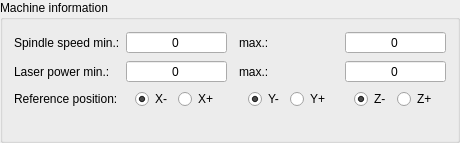
         <widget class="QGroupBox" name="grpGRBL">
          <property name="title">
           <string>Machine information</string>
          </property>
          <layout class="QVBoxLayout" name="verticalLayout_5">
           <item>
            <layout class="QGridLayout" name="gridLayout_2" columnstretch="0,0,0,0,0">
             <item row="1" column="3">
              <widget class="QLabel" name="label_13">
               <property name="text">
                <string>max.:</string>
               </property>
              </widget>
             </item>
             <item row="2" column="3">
              <widget class="QLabel" name="label_35">
               <property name="text">
                <string>max.:</string>
               </property>
              </widget>
             </item>
             <item row="2" column="0">
              <widget class="QLabel" name="label_18">
               <property name="text">
                <string>Laser power min.:</string>
               </property>
              </widget>
             </item>
             <item row="1" column="4">
              <widget class="QSpinBox" name="txtSpindleSpeedMax">
               <property name="font">
                <font>
                 <pointsize>9</pointsize>
                </font>
               </property>
               <property name="alignment">
                <set>Qt::AlignCenter</set>
               </property>
               <property name="buttonSymbols">
                <enum>QAbstractSpinBox::NoButtons</enum>
               </property>
               <property name="maximum">
                <number>99999</number>
               </property>
              </widget>
             </item>
             <item row="2" column="1">
              <widget class="QSpinBox" name="txtLaserPowerMin">
               <property name="font">
                <font>
                 <pointsize>9</pointsize>
                </font>
               </property>
               <property name="alignment">
                <set>Qt::AlignCenter</set>
               </property>
               <property name="buttonSymbols">
                <enum>QAbstractSpinBox::NoButtons</enum>
               </property>
               <property name="maximum">
                <number>99999</number>
               </property>
              </widget>
             </item>
             <item row="1" column="2">
              <spacer name="horizontalSpacer_6">
               <property name="orientation">
                <enum>Qt::Horizontal</enum>
               </property>
               <property name="sizeType">
                <enum>QSizePolicy::Fixed</enum>
               </property>
               <property name="sizeHint" stdset="0">
                <size>
                 <width>6</width>
                 <height>20</height>
                </size>
               </property>
              </spacer>
             </item>
             <item row="1" column="1">
              <widget class="QSpinBox" name="txtSpindleSpeedMin">
               <property name="font">
                <font>
                 <pointsize>9</pointsize>
                </font>
               </property>
               <property name="alignment">
                <set>Qt::AlignCenter</set>
               </property>
               <property name="buttonSymbols">
                <enum>QAbstractSpinBox::NoButtons</enum>
               </property>
               <property name="maximum">
                <number>99999</number>
               </property>
              </widget>
             </item>
             <item row="1" column="0">
              <widget class="QLabel" name="label_12">
               <property name="text">
                <string>Spindle speed min.:</string>
               </property>
              </widget>
             </item>
             <item row="2" column="4">
              <widget class="QSpinBox" name="txtLaserPowerMax">
               <property name="font">
                <font>
                 <pointsize>9</pointsize>
                </font>
               </property>
               <property name="alignment">
                <set>Qt::AlignCenter</set>
               </property>
               <property name="buttonSymbols">
                <enum>QAbstractSpinBox::NoButtons</enum>
               </property>
               <property name="maximum">
                <number>99999</number>
               </property>
              </widget>
             </item>
             <item row="3" column="0">
              <widget class="QLabel" name="label_29">
               <property name="text">
                <string>Reference position:</string>
               </property>
              </widget>
             </item>
             <item row="3" column="1">
              <widget class="QWidget" name="widget_3" native="true">
               <layout class="QHBoxLayout" name="horizontalLayout_9">
                <property name="topMargin">
                 <number>0</number>
                </property>
                <property name="bottomMargin">
                 <number>0</number>
                </property>
                <item>
                 <widget class="QRadioButton" name="radReferenceXMinus">
                  <property name="text">
                   <string>X-</string>
                  </property>
                  <property name="checked">
                   <bool>true</bool>
                  </property>
                 </widget>
                </item>
                <item>
                 <widget class="QRadioButton" name="radReferenceXPlus">
                  <property name="text">
                   <string>X+</string>
                  </property>
                 </widget>
                </item>
               </layout>
              </widget>
             </item>
             <item row="3" column="3">
              <widget class="QWidget" name="widget_2" native="true">
               <layout class="QHBoxLayout" name="horizontalLayout_8">
                <property name="topMargin">
                 <number>0</number>
                </property>
                <property name="bottomMargin">
                 <number>0</number>
                </property>
                <item>
                 <widget class="QRadioButton" name="radReferenceYMinus">
                  <property name="text">
                   <string>Y-</string>
                  </property>
                  <property name="checked">
                   <bool>true</bool>
                  </property>
                 </widget>
                </item>
                <item>
                 <widget class="QRadioButton" name="radReferenceYPlus">
                  <property name="text">
                   <string>Y+</string>
                  </property>
                 </widget>
                </item>
               </layout>
              </widget>
             </item>
             <item row="3" column="4">
              <widget class="QWidget" name="widget" native="true">
               <layout class="QHBoxLayout" name="horizontalLayout_5">
                <property name="topMargin">
                 <number>0</number>
                </property>
                <property name="bottomMargin">
                 <number>0</number>
                </property>
                <item>
                 <widget class="QRadioButton" name="radReferenceZMinus">
                  <property name="text">
                   <string>Z-</string>
                  </property>
                  <property name="checked">
                   <bool>true</bool>
                  </property>
                 </widget>
                </item>
                <item>
                 <widget class="QRadioButton" name="radReferenceZPlus">
                  <property name="text">
                   <string>Z+</string>
                  </property>
                 </widget>
                </item>
               </layout>
              </widget>
             </item>
            </layout>
           </item>
           <item>
            <layout class="QHBoxLayout" name="horizontalLayout_2">
             <item>
              <spacer name="horizontalSpacer_3">
               <property name="orientation">
                <enum>Qt::Horizontal</enum>
               </property>
               <property name="sizeHint" stdset="0">
                <size>
                 <width>40</width>
                 <height>20</height>
                </size>
               </property>
              </spacer>
             </item>
            </layout>
           </item>
          </layout>
         </widget>
